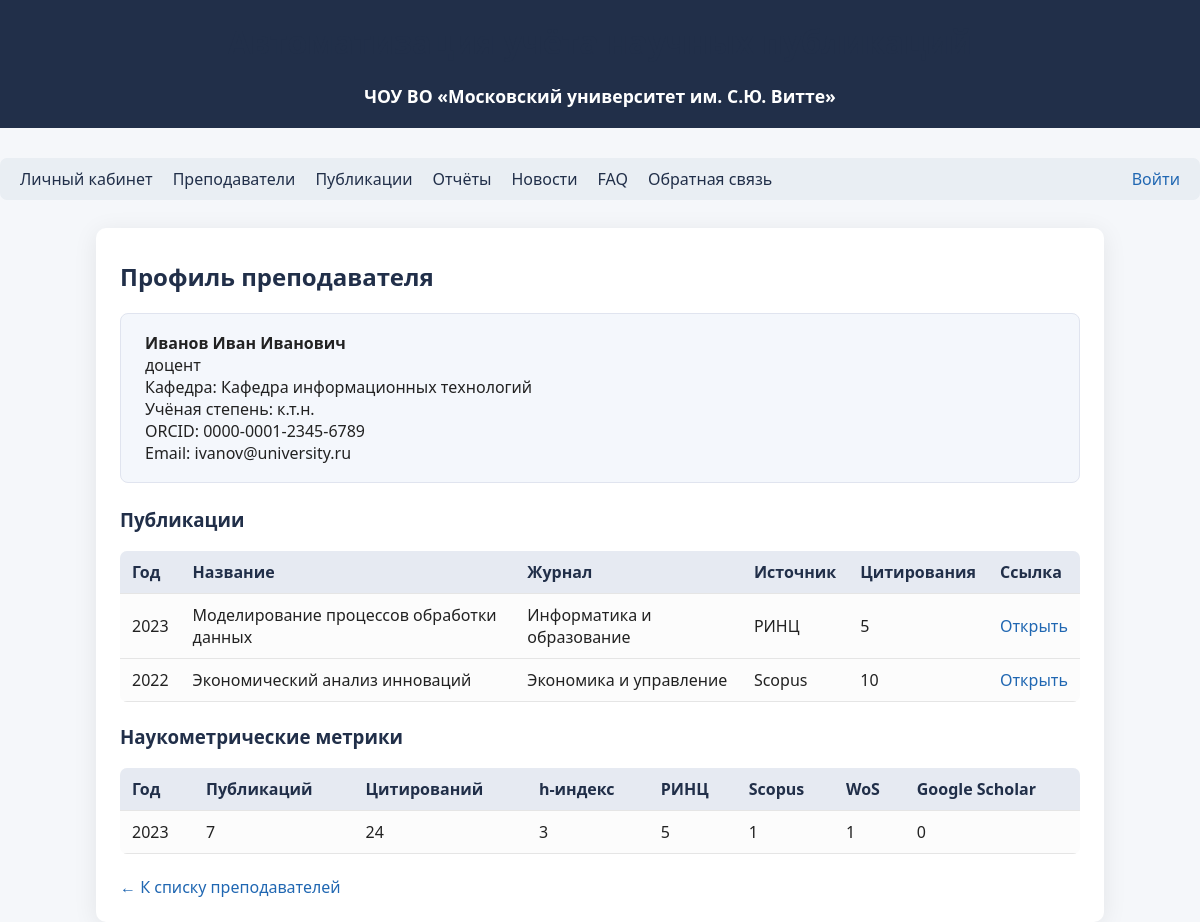
/lecturer/1, run on an earlier commit of the app's database.
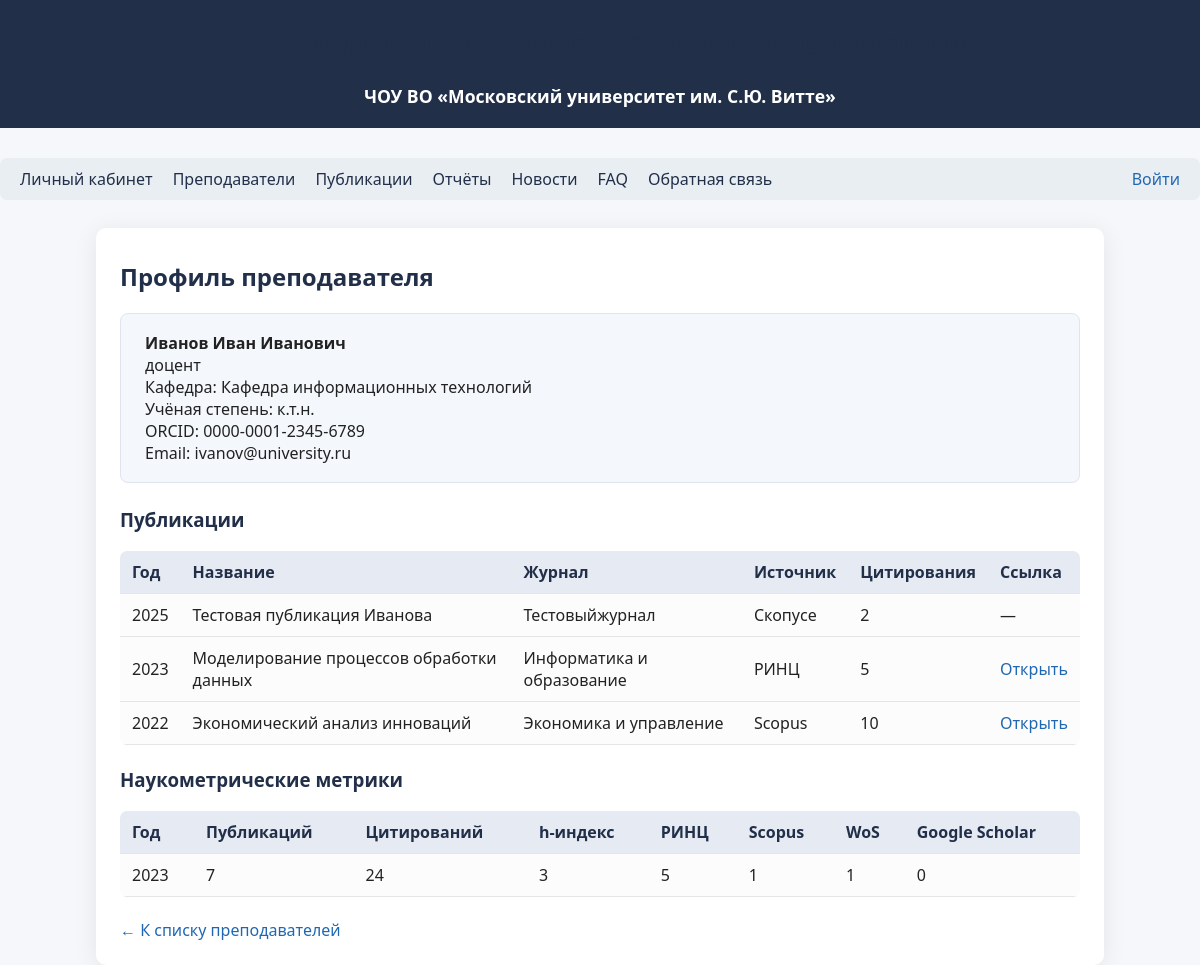
And on a later commit of the database.
### tables this page shows
CREATE TABLE publications (
            id INTEGER PRIMARY KEY AUTOINCREMENT,
            title TEXT,
            year INTEGER,
            journal TEXT,
            source TEXT,
            link TEXT,
            citations INTEGER,
            doi TEXT,
            status TEXT DEFAULT 'new',
            review_comment TEXT,
            revision_deadline TEXT,
            reviewer_id INTEGER
        );

CREATE TABLE metrics (
            id INTEGER PRIMARY KEY AUTOINCREMENT,
            lecturer_id INTEGER,
            year INTEGER,
            total_publications INTEGER,
            total_citations INTEGER,
            h_index INTEGER,
            rinz INTEGER,
            scopus INTEGER,
            wos INTEGER,
            gs INTEGER,
            FOREIGN KEY(lecturer_id) REFERENCES lecturers(id)
        );

### app/routes.py (the view)
@bp.route('/lecturer/<int:lecturer_id>')
def lecturer_profile(lecturer_id):
    lecturer = get_lecturer_by_id(lecturer_id)
    pubs = get_publications_by_lecturer(lecturer_id)
    metrics = get_metrics_by_lecturer(lecturer_id)
    return render_template('lecturer_profile.html', lecturer=lecturer, pubs=pubs, metrics=metrics)

### app/models.py (called while the page is built)
def get_db():
    db = getattr(g, '_database', None)
    if db is None:
        db = g._database = sqlite3.connect(DATABASE)
        db.row_factory = sqlite3.Row
    return db

def get_lecturer_by_id(lecturer_id):
    db = get_db()
    return db.execute(
        "SELECT * FROM lecturers WHERE id = ?", (lecturer_id,)
    ).fetchone()

def get_publications_by_lecturer(lecturer_id):
    db = get_db()
    pubs = db.execute(
        "SELECT p.* FROM publications p "
        "JOIN lecturer_publications lp ON p.id = lp.publication_id "
        "WHERE lp.lecturer_id = ? ORDER BY p.year DESC",
        (lecturer_id,)
    ).fetchall()
    return pubs

def get_metrics_by_lecturer(lecturer_id):
    db = get_db()
    return db.execute(
        "SELECT * FROM metrics WHERE lecturer_id = ? ORDER BY year DESC",
        (lecturer_id,)
    ).fetchall()

### app/routes.py (called while the page is built)
@bp.before_app_request
def load_logged_in_user():
    user_id = session.get('user_id')
    g.user = get_user_by_id(user_id) if user_id else None

### app/templates/lecturer_profile.html (shortened to what this page needs)
{% extends "base.html" %}
{% block content %}
<h2>Профиль преподавателя</h2>
<div class="profile-card">
    <b>{{ lecturer['fio'] }}</b><br>
    <span>{{ lecturer['position'] }}</span><br>
    <span>Кафедра: {{ lecturer['department'] }}</span><br>
    {% if lecturer['academic_degree'] %}<span>Учёная степень: {{ lecturer['academic_degree'] }}</span><br>{% endif %}
    {% if lecturer['orcid'] %}<span>ORCID: {{ lecturer['orcid'] }}</span><br>{% endif %}
    {% if lecturer['email'] %}<span>Email: {{ lecturer['email'] }}</span><br>{% endif %}
</div>
<h3>Публикации</h3>
{% if pubs %}
    <table>
        <thead>
            <tr>
                <th>Год</th>
                <th>Название</th>
                <th>Журнал</th>
                <th>Источник</th>
                <th>Цитирования</th>
                <th>Ссылка</th>
            </tr>
        </thead>
        <tbody>
        {% for pub in pubs %}
            <tr>
                <td>{{ pub['year'] }}</td>
                <td>{{ pub['title'] }}</td>
                <td>{{ pub['journal'] }}</td>
                <td>{{ pub['source'] }}</td>
                <td>{{ pub['citations']|default(0) }}</td>
                <td>
                    {% if pub['link'] %}
                        <a href="{{ pub['link'] }}" target="_blank">Открыть</a>
                    {% else %}
                        —
                    {% endif %}
                </td>
            </tr>
        {% endfor %}
        </tbody>
    </table>
{% else %}
    <div>Публикации отсутствуют.</div>
{% endif %}
<h3>Наукометрические метрики</h3>
{% if metrics %}
    <table>
        <thead>
            <tr>
                <th>Год</th>
                <th>Публикаций</th>
                <th>Цитирований</th>
                <th>h-индекс</th>
                <th>РИНЦ</th>
                <th>Scopus</th>
                <th>WoS</th>
                <th>Google Scholar</th>
            </tr>
        </thead>
        <tbody>
        {% for m in metrics %}
            <tr>
                <td>{{ m['year'] }}</td>
                <td>{{ m['total_publications'] }}</td>
                <td>{{ m['total_citations'] }}</td>
                <td>{{ m['h_index'] }}</td>
                <td>{{ m['rinz'] }}</td>
                <td>{{ m['scopus'] }}</td>
                <td>{{ m['wos'] }}</td>
                <td>{{ m['gs'] }}</td>
            </tr>
        {% endfor %}
        </tbody>
    </table>
{% else %}
    <div>Метрики не заданы.</div>
{% endif %}
<a href="{{ url_for('main.lecturers') }}">← К списку преподавателей</a>
{% endblock %}

What changed in the data, as far as the page shows it:
added publications: year "2025", title "Тестовая публикация Иванова", journal "Тестовыйжурнал", source "Скопусе", citations "2"
